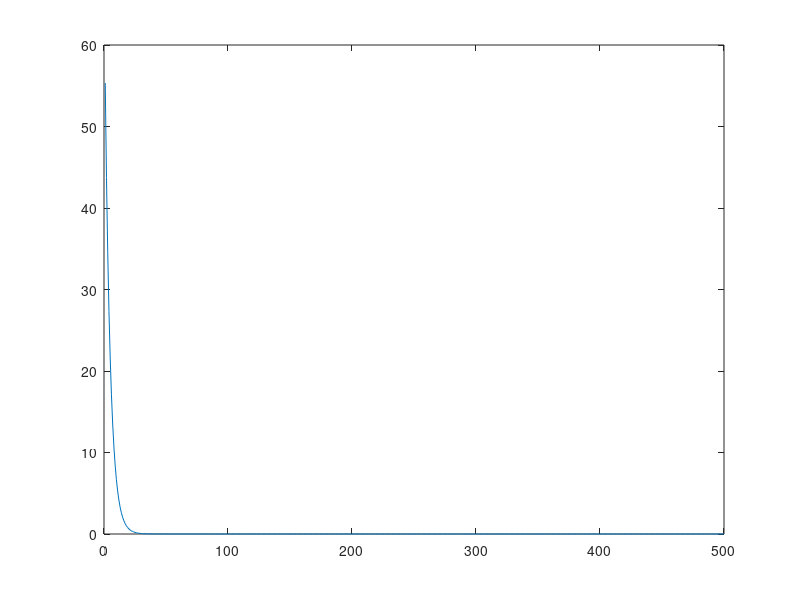

MATLAB code for this plot:
%单变量
%数据x用矩阵输入，y用列向量输入
clear all;
clc;
%training sample data
p0 = 3;
p1 = 7;
x = 1:3;
y = p0 + p1 * x';
%begin
num_sample=size(x,2);%size得到矩阵行列 
X(1:num_sample) =  1;%设置每行首元为1
X = [X', x'];%系数矩阵
%gradient descending process
%initial values of parameters
theta = [1 3]';%
%learning rate
alpha = 0.02;
% if alpha is too large, the final error will be much large.

% if alpha is too small, the convergence will be slow
epoch = 500;
for k = 1:epoch
    Y = X * theta;%获得Y
    Jcost(k)=sum((Y - y).^2)/(2 * num_sample);%列向量有点乘  
    theta = theta - alpha * (X' * (Y - y))/num_sample;
end
plot(Jcost);
    
    
